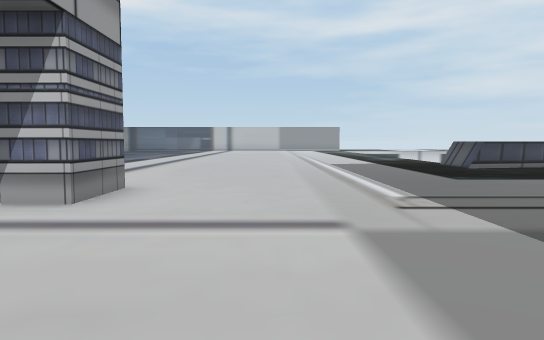
[1] (above)

23 first-person views from a walk through a Unity game level. The camera is 1.3 m above the floor, tilts 4° down and sees 70° across. The floor is counted in squares, 2 m on a side. Each view is taken from the middle of a square. On the plan, view 1 faces up. The plan holds only what a view shows up to about 11 squares ahead; the rest is blank. The place goes on beyond the plan.

[2]
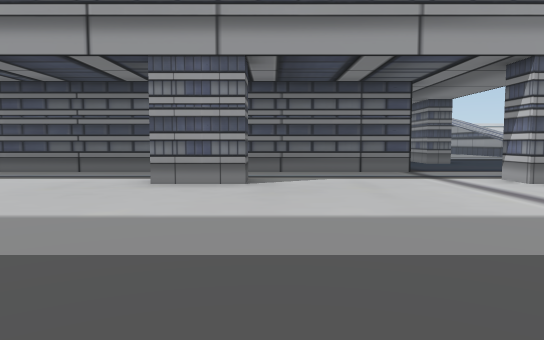

[3]
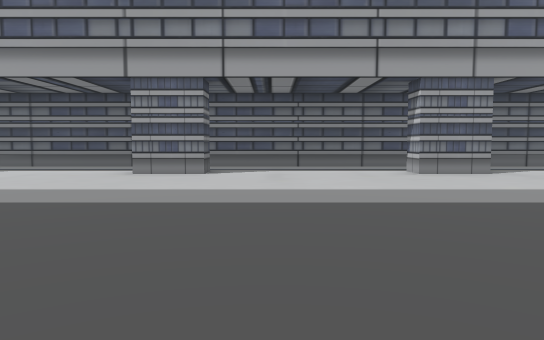

[4]
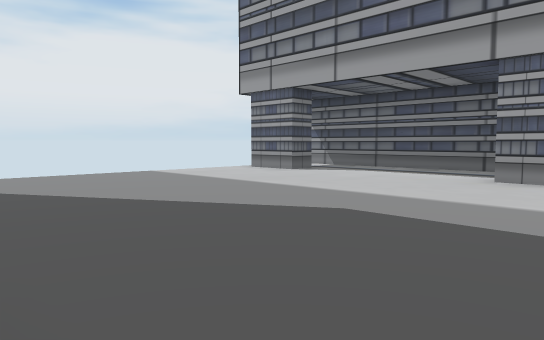

[5]
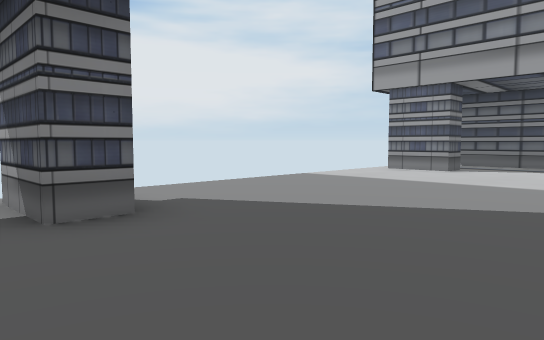

[6]
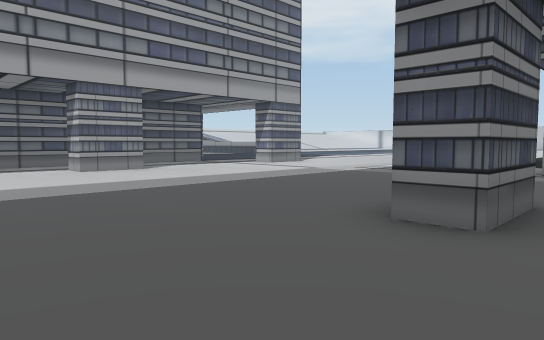

[7]
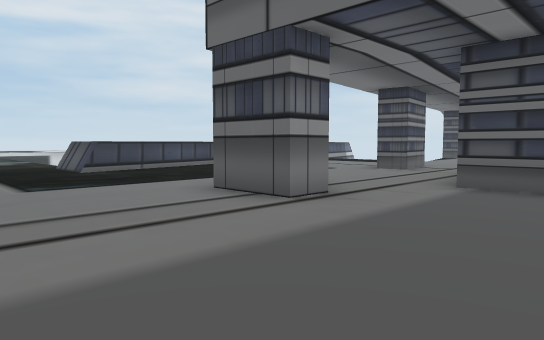

[8]
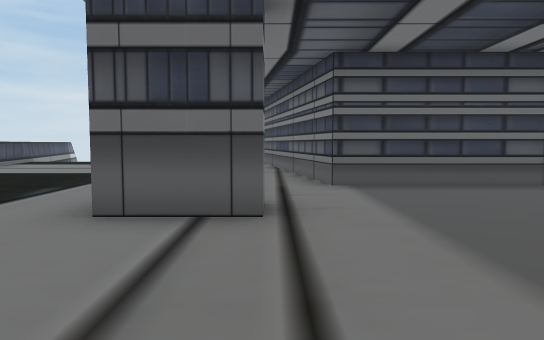

[9]
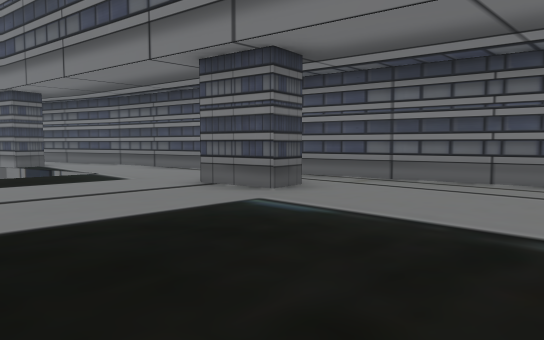

[10]
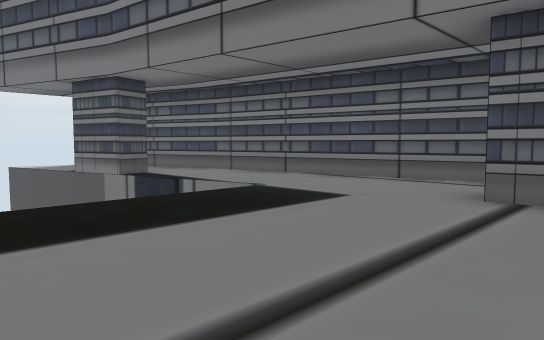

[11]
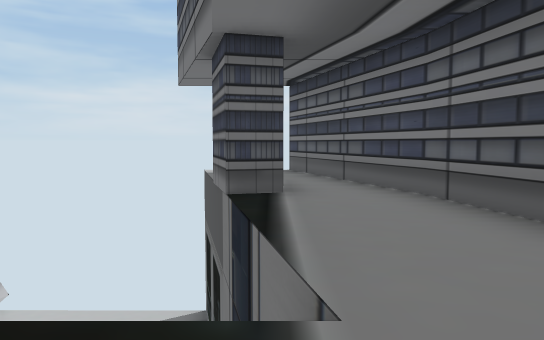

[12]
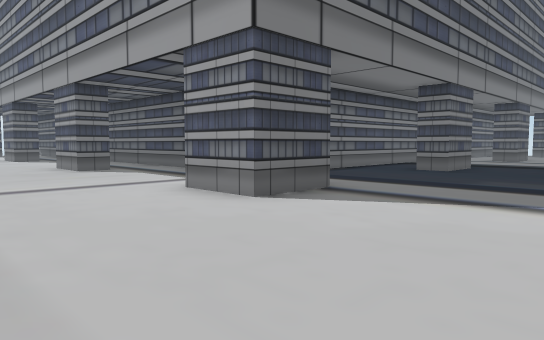

[13]
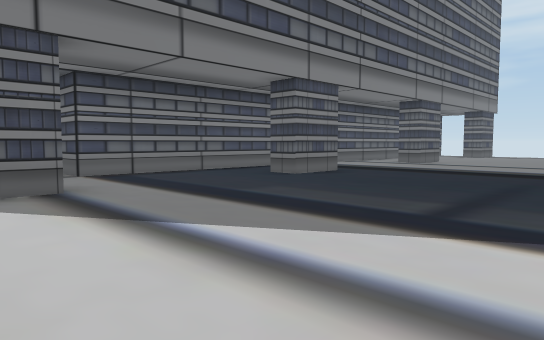

[14]
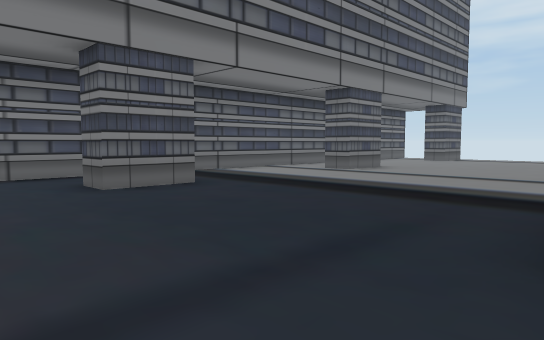

[15]
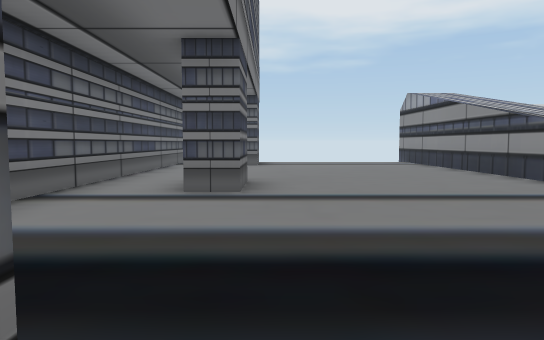

[16]
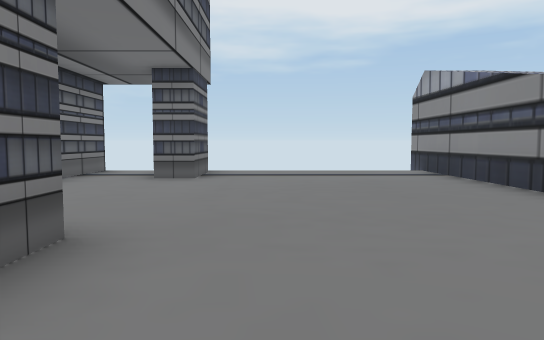

[17]
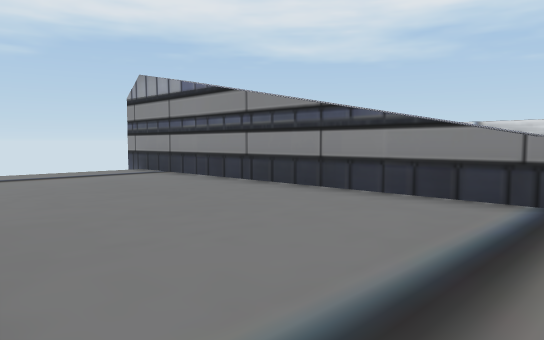

[18]
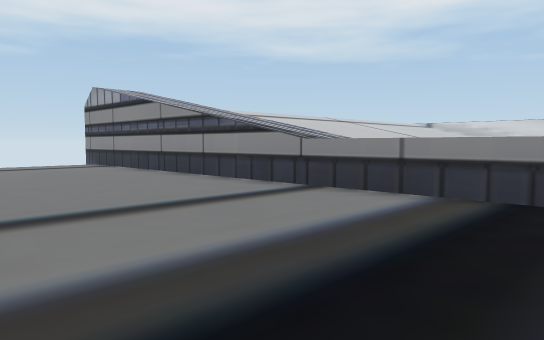

[19]
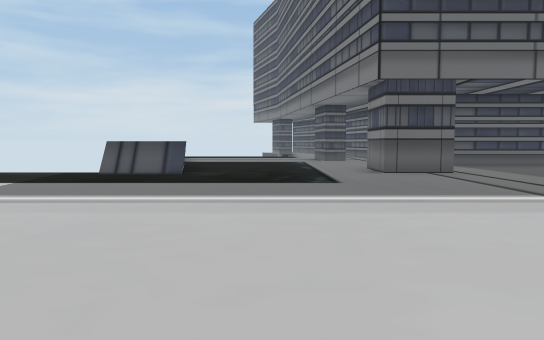

[20]
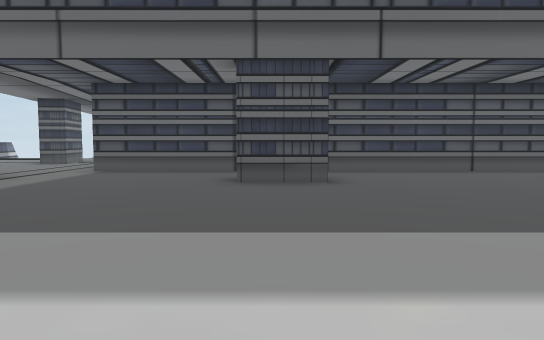

[21]
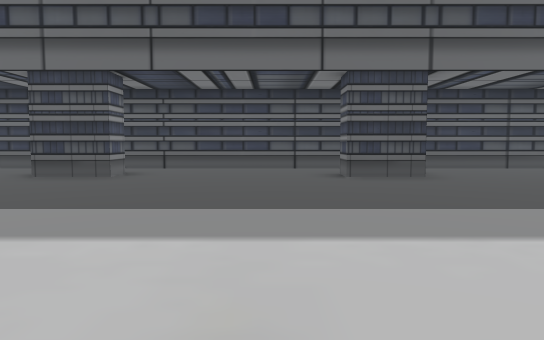

[22]
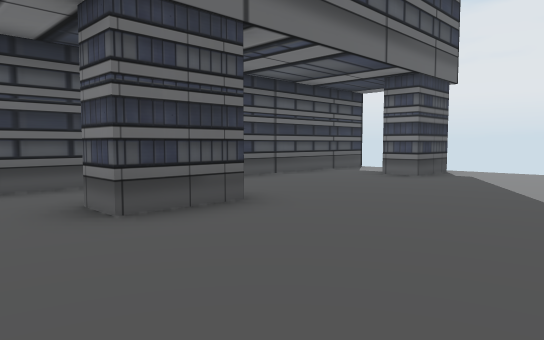

[23]
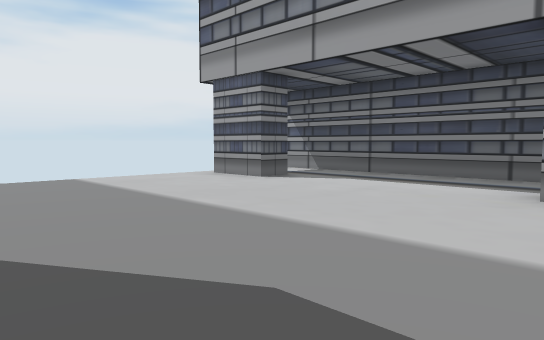

### Floor plan
Points are (right, up) in squares from view 1. A wall is a line through its corners. A room is listed if a view was taken in it or the views show most of it. See-through windows are left out.
Room 1 (views 1, 2, 3, 4, 5, 6, 7, 8, 9, 10, 11, 12, 13, 14, 15, 16, 17, 18, 19, 20, 21, 22, 23)
walls: (-3.6, 5.6) (-2.1, 5.6) (-2.1, 4.1) (-2.9, 4.1); (-2.9, -0.4) (-2.1, -0.4) (-2.1, -1.9) (-2.9, -1.9); (6.1, 4.1) (5.4, 4.1) (5.4, 5.6) (6.9, 5.6); (6.1, -0.4) (6.1, -1.9) (5.4, -1.9) (5.4, -0.4); (5.4, 9.8) (5.4, 11.5); (-9.8, 3.1) (-4.6, 3.1) (-4.6, -6.8); (-2.9, -6.4) (-2.1, -6.4) (-2.1, -8); (-9.6, 5.6) (-8.1, 5.6) (-8.1, 4.8); (8.1, 10.5) (5.2, 9.9); (-4.6, -8.2) (-4.6, -14.1); (5.4, -8) (5.4, -6.4) (6.2, -6.4); (12.5, 5.6) (11, 5.3) (10.9, 6.1) (12.4, 6.3); (7.9, -7.2) (7.9, 3.1) (19, 5.1); (-10.7, 10.7) (-22.9, 10.5); (-2.9, -12.4) (-2.1, -12.4) (-2.1, -14); (-15.6, 5.6) (-14.1, 5.6) (-14.1, 4.8); (5.4, -14) (5.4, -12.4) (6.1, -12.4) (6.1, -14); (18.8, 5.1) (23.4, 6.6); (7.9, -14.5) (7.9, -8.9); (19.1, 6.8) (18.9, 7.6); (19.4, 7.7) (20.4, 8); (-21.6, 5.6) (-20.1, 5.6) (-20.1, 4.8); (-22.1, 3.1) (-11.2, 3.1)
low walls: (5.2, 9.9) (5.2, 11.5)
ways out: gap at (-2, -14); gap at (6, -14)

Positions as (right, up) in squares from view 1, and headings:
1: (0, 0), facing up
2: (4, 0), facing left
3: (6, -5), facing left
4: (5, -6), facing down-left
5: (7, -9), facing down-left
6: (7, -5), facing up-left
7: (2, 1), facing up-right
8: (2, 4), facing right
9: (7, 10), facing down-right
10: (11, 11), facing down-right
11: (14, 7), facing right
12: (1, 9), facing down-left
13: (-2, 11), facing down-left
14: (-6, 11), facing down-left
15: (-9, 6), facing left
16: (-13, 7), facing left
17: (-13, 6), facing up-left
18: (-10, 6), facing up-left
19: (-3, 8), facing right
20: (-1, -1), facing right
21: (-2, -5), facing right
22: (2, -5), facing down-right
23: (3, -7), facing down-left
